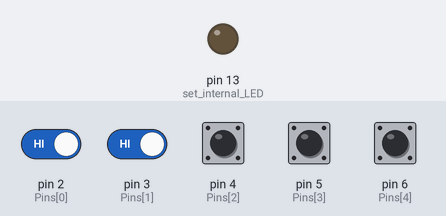
This sketch was run on a simulated Arduino Uno, built with avr-gcc and run on an emulated ATmega328P. On the bench: output pins drawn as LEDs (lit = HIGH). The inputs (shaded band) are chosen by the test bench; at power-on: pin 2 (Pins[0]), pin 3 (Pins[1]), pin 4 (Pins[2]), pin 5 (Pins[3]), pin 6 (Pins[4]) HIGH. What the sketch prints to the serial monitor is not drawn.

Above: at 1.2 s.
1.3 s: pin 2 (Pins[0]) driven LOW and pin 3 (Pins[1]) driven LOW
4.3 s: pin 2 (Pins[0]) driven HIGH
7.3 s: pin 3 (Pins[1]) driven HIGH
10.3 s: pin 4 (Pins[2]) pulled LOW for 0.15 s
13.4 s: pin 4 (Pins[2]) pulled LOW for 1 s
At 14.3 s:
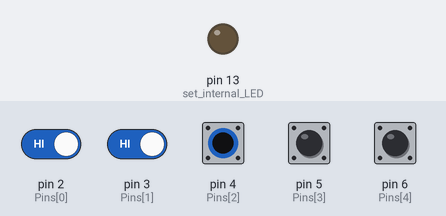
17.4 s: pin 2 (Pins[0]) driven LOW
At 24.6 s:
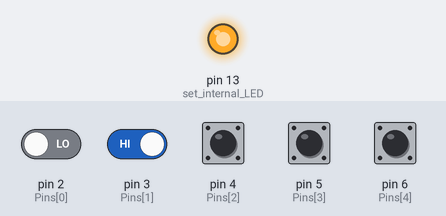
Timing chart, 0 to 31.1 s (numbered marks = the images above; inputs shaded):
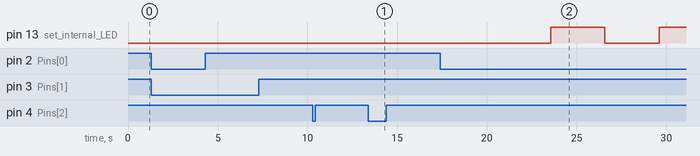

The sketch:

LMikro_Arduino_1.ino
```cpp
//////////////////////////////////////////////////////////////////////////////////////////////////
// LMikro_Arduino_1.ino
// does: read 5 sensors on digital Pins (2-6) with pull up resistors (> 20kOhm) activated,
//       other part of the connections go to ground;
//       selects one sensor per time that is active, sends error codes as integer if more / no sensor is active;
//       selected sensor number (as intereger) is smoothed over time (loop-round):
//       signal (integer) must be constant for 3 seconds (default) to be selected for sending,
//       sends previous signal otherwise;
//       sends the integer value via serial connection (virtual com port over USB) as 1 byte per time (loop-round);
//
// authors: Tobias Mittelbauer, Simon Schafler, Stefan Manuel Noisternig

void setup() {
  pinMode(LED_BUILTIN, OUTPUT);       // set internal LED (digital Pin 13)

// set internal pull up resistors (>20 kOhm) for digital Pins 2-6:
// these are the Pins for sensor read out
  pinMode(2, INPUT_PULLUP);
  pinMode(3, INPUT_PULLUP);
  pinMode(4, INPUT_PULLUP);
  pinMode(5, INPUT_PULLUP);
  pinMode(6, INPUT_PULLUP);

  Serial.begin(9600);                 // connect serial bautrate = 9600

}

//////////////////////////////////////////////////////////////////////////////////////////////////
// initialize variables:

////////////////////////////////////////
int Pins[]= {2, 3, 4, 5, 6};          //   define Pins for sensor read out
////////////////////////////////////////

////////////////////////////////////
int intervall = 3000;             //    time interval for smoothing algorithm (time of constant signal) in msec,
////////////////////////////////////    default value 3000 msec, can be adjusted

unsigned long previousmillis = 0;     // Arduino time (mills()) since start of program is passed to this variable, must be unsigned long

// variables for sensor signals
int oldvalue = -1;                    // compare value (stored)
int newvalue = -1;                    // actual value (measured)
int storedvalue = 11;                 // send value (send per serial)

int lowcount = 0;                     // dummy count variable for smoothing algorithm
int led = 1;                          // variable for switching internal LED on / off: led = 1 or -1 (see: function ledblink())
//int incomingByte = 0;               // for incoming serial data


//////////////////////////////////////////////////////////////////////////////////////////////////
// define functions:

// function to check (read) the state of the sensors and set sensor variable
//     sensor variable (newvalue): "normal" behaviour: 1-5, "no sensor active" error: 11, "multiple senor active" error: 12
void pincheck(){
  lowcount = 0;
  newvalue = 11;
    for(int i=0;i<5;i++){
     if(digitalRead(Pins[i]) == LOW){
    lowcount = lowcount + 1;
    newvalue = i+1 ;
     }
    }
 if(lowcount > 1){
  newvalue = 12;

 }
}

// function to set the internal LED, change LED state (on/off) with every call
void ledblink(){
      if (led==1){
      digitalWrite(LED_BUILTIN, LOW);
    }
    else {
      digitalWrite(LED_BUILTIN, HIGH);
    }
    led=led*(-1);
}


///////////////////////////////////////////////////////////////////////////////////////////////////
// main loop

void loop() {

pincheck();

// smoothing algorithm: send signal continuously to serial, but only send signal that is stable for "interval" time
if(oldvalue == newvalue){
  if(millis() - previousmillis > intervall){     // this condition works even after overflow, when mills() exceeds
                                                 //     the unsigned long range (after ~ 50 days) and starts from zero
    storedvalue = oldvalue;
    previousmillis = millis();
    ledblink();
  }
}
else{
  oldvalue = newvalue;
  previousmillis = millis();
}


//if (Serial.available() > 0) {                              // part for getting send request first
//    incomingByte = Serial.read();
    Serial.write(storedvalue);                               // sends the integer "storedvalue" as 1 byte
    Serial.flush();                                          // waits till data is send
//}

delay(100);                                     // loop execution needs 102 - 110 ms now (10 ms else), this value is correlated
                                                //     with the serial read program (LM_auto_calibration.py) in python

}
```

Measured:
- after the input at 1.3 s, every drawn part: stays the same
- after the input at 4.3 s, every drawn part: stays the same
- after the input at 7.3 s, every drawn part: stays the same
- after the input at 10.3 s, every drawn part: stays the same
- after the input at 13.4 s, pin 13 (set_internal_LED): stays LOW (without the input it goes to HIGH after 3.2 s)
